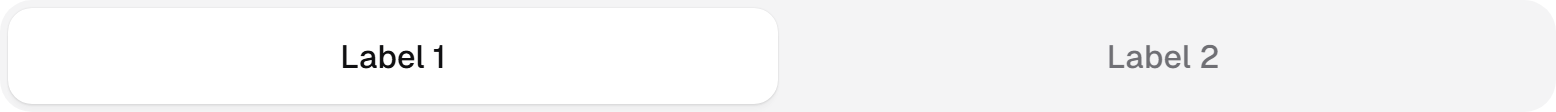
#> input picture docs/evidence/tabs-20261118/chromium-source-tinted.png, 1556 x 112 px; its folder holds 4 pictures in this run
$ python compare-source.py --tinted-source chromium-source-tinted.png --underlined-source chromium-source-underlined.png
#> lines starting #> are read from the running program, lines starting #| are printed output that depends on the picture
"""Compare unchanged private author exports with public, reproducible web renders."""
import argparse
import json
from pathlib import Path
from PIL import Image, ImageChops, ImageDraw, ImageStat

parser = argparse.ArgumentParser()
parser.add_argument("--tinted-source", type=Path, required=True)
parser.add_argument("--underlined-source", type=Path, required=True)
args = parser.parse_args()
here = Path(__file__).resolve().parent
canvas = Image.new("RGB", (900, 470), "white")
#> canvas: PIL image 900x470 RGB; every value is 255
draw = ImageDraw.Draw(canvas)
draw.text((16, 12), "Tabs: unchanged Figma export / browser with packaged Geist (use size)", fill="#101012")
metrics = {}
for name, path, y in [("tinted", args.tinted_source, 44), ("underlined", args.underlined_source, 250)]:
    raw = Image.open(path).convert("RGBA")
    source = Image.new("RGBA", raw.size, "white")
#> source: PIL image 1556x112 RGBA; every value is 255
    source.alpha_composite(raw)
    source = source.convert("RGB")
#> source is the input picture: PIL image 1556x112 RGB; mean R, G, B 246.7, 246.7, 247.3
    draw.text((16, y), name, fill="#767680")
    images = [("Figma", source)]
    for engine in ["chromium", "webkit"]:
        render = Image.open(here / f"{engine}-source-{name}.png").convert("RGB")
        assert source.size == render.size, (engine, name, source.size, render.size)
        metrics[f"{engine}-{name}"] = {"size_2x": source.size,
            "mean_absolute_rgb_error_0_255": [round(v, 4) for v in ImageStat.Stat(ImageChops.difference(source, render)).mean]}
        images.append((engine, render))
    for index, (label, image) in enumerate(images):
        top = y + 20 + index * 60
        draw.text((16, top + 8), label, fill="#505058")
        canvas.paste(image.resize((image.width // 2, image.height // 2), Image.Resampling.BOX), (100, top))
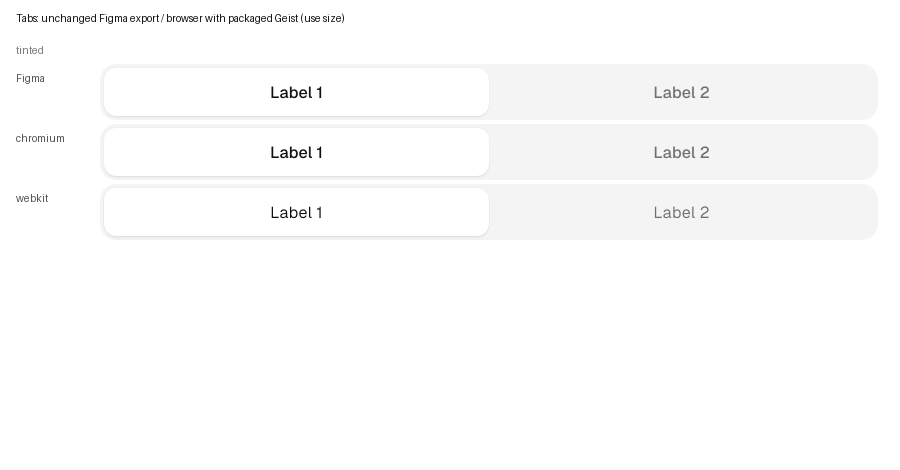
#> canvas: PIL image 900x470 RGB; mean R, G, B 251.9, 251.9, 252.1
#> pass 2 of the loop `for name, path, y in [("tinted", args.tinted_source, 44), ("underlined..`:
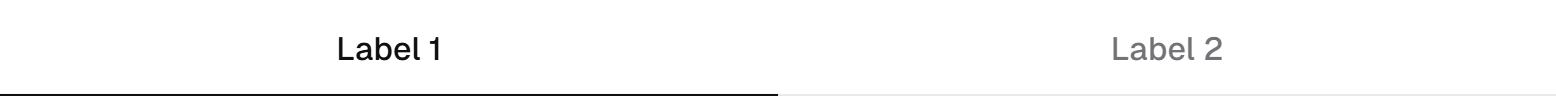
#> input picture docs/evidence/tabs-20261118/chromium-source-underlined.png, 1556 x 96 px
#> raw: PIL image 1556x96 RGBA
#> source: PIL image 1556x96 RGBA; every value is 255
#> source is the input picture: PIL image 1556x96 RGB; mean R, G, B 250.2, 250.2, 250.3
#> after the loop `for index, (label, image) in enumerate(images):`:
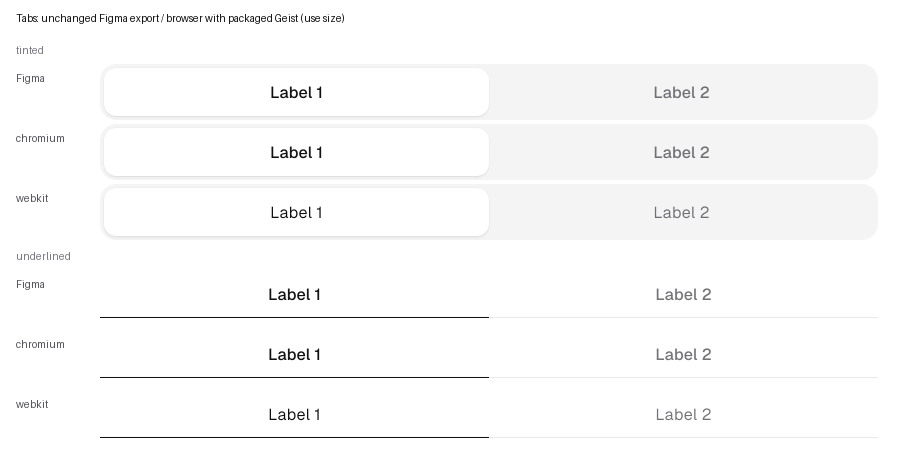
#> canvas: PIL image 900x470 RGB; mean R, G, B 250.5, 250.5, 250.8
canvas.save(here / "comparison.png")
(here / "comparison.generated.json").write_text(json.dumps(metrics, indent=2) + "\n", encoding="utf-8")
